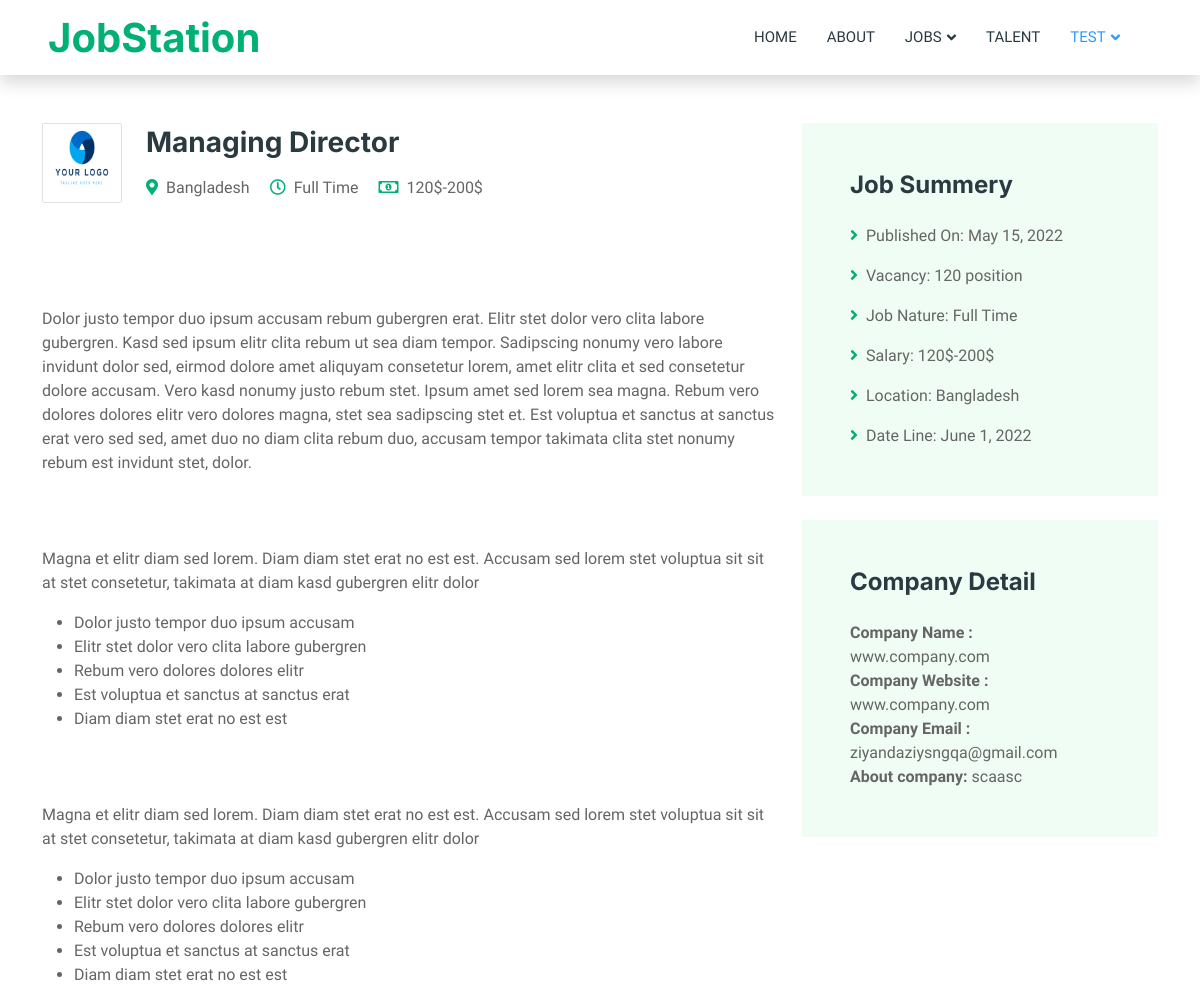
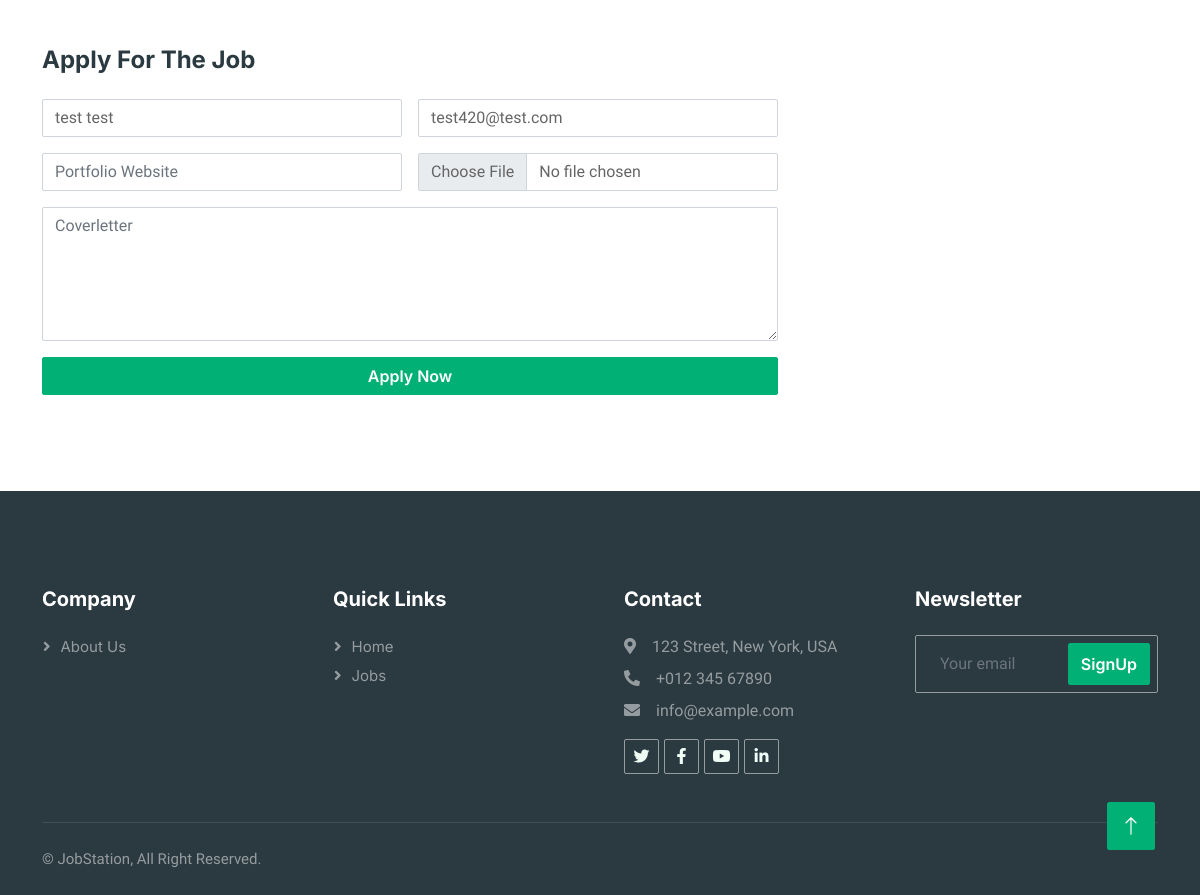
Screenshot of /jobs/job_post_details/1 (signed in) with the database file from the repository (2 pictures, top to bottom).
### main/models.py (models this page shows)
class User(AbstractUser):
    type = (
        ("", ""),
        ("Admin", "Admin"),
        ("Job Seeker", "Job Seeker"),
        ("Job Provider", "Job Provider"),
    )
    user_type = models.CharField(max_length=20, choices=type, default="")

### job_posts/models.py (models this page shows, shortened)
class Jobs(models.Model):
    class Meta:
        verbose_name_plural = 'Jobs'
    user = models.ForeignKey(User, on_delete=models.CASCADE)
    user_profile = models.ForeignKey(job_provider_profile, on_delete=models.CASCADE)
    Job_title = models.CharField(max_length=255, null=True, blank=True)
    location = models.CharField(max_length=255, null=True, blank=True)
    nature = (
        ("Part Time", "Part Time"),
        ("Full Time", "Full Time"),
    )
    job_nature = models.CharField(max_length=20, choices=nature, default="Part Time")
    Salary = models.CharField(max_length=255, null=True, blank=True)
    vacancy = models.CharField(max_length=255, null=True, blank=True)
    Description = RichTextField(blank=True, null=True)
    Keywords = models.TextField(blank=True, null=True, default="")
    published_on = models.DateField(default=datetime.now(), blank=True)
    Date_Line = models.DateField(default=datetime.now(), blank=True)

### account/models.py (models this page shows, shortened)
class job_provider_profile(models.Model):
    class Meta:
        verbose_name_plural = 'Job Provider Profile'
    user = models.ForeignKey(User, on_delete=models.CASCADE)
    company_name = models.CharField(max_length=255, null=True, blank=True)
    company_logo = models.FileField(upload_to='job_provider/company_logo/', null=True, blank=True)
    company_website = models.CharField(max_length=255, null=True, blank=True)
    company_email = models.CharField(max_length=255, null=True, blank=True)
    About_company = models.TextField(null=True, blank=True)

### job_posts/views.py (the view)
# urls.py: path('/job_post_details/<int:pk>', views.job_post_details, name="job_post_details"),
def job_post_details(request, pk):
    if request.user.is_authenticated:
        get_post = Jobs.objects.get(id=pk)
        context = {'get_post':get_post}
        return render(request, "job-detail.html", context)
    else:
        return redirect('my_account')

### templates/job-detail.html (shortened to what this page needs)
{% extends 'base.html' %}
{% load static %}
{% block body %}
        <div class="container-xxl py-5 wow fadeInUp" data-wow-delay="0.1s">
            <div class="container">
                <div class="row gy-5 gx-4">
                    <div class="col-lg-8">
                        <div class="d-flex align-items-center mb-5">
                            <img class="flex-shrink-0 img-fluid border rounded" src="{% if get_post.user_profile.company_logo %}{{get_post.user_profile.company_logo.url}}{% else %}{% static 'img/user_img.png' %}{% endif %}" alt="" style="width: 80px; height: 80px;">
                            <div class="text-start ps-4">
                                <h3 class="mb-3">{{get_post.Job_title}}</h3>
                                <span class="text-truncate me-3"><i class="fa fa-map-marker-alt text-primary me-2"></i>{{get_post.location}}</span>
                                <span class="text-truncate me-3"><i class="far fa-clock text-primary me-2"></i>{{get_post.job_nature}}</span>
                                <span class="text-truncate me-0"><i class="far fa-money-bill-alt text-primary me-2"></i>{{get_post.Salary}}</span>
                            </div>
                        </div>
                        <div class="mb-5">
                            {{get_post.Description | safe}}
                        </div>
                        <div class="">
                            <h4 class="mb-4">Apply For The Job</h4>
                            <form method="POST" action="{% url 'apply_Job' %}" enctype="multipart/form-data">{% csrf_token %}
                                <div class="row g-3">
                                    <div class="col-12 col-sm-6">
                                        <input type="text" name="applicant_name" value="{{request.user.first_name}} {{request.user.first_name}}" class="form-control" placeholder="Your Name" required>
                                    </div>
                                    <div class="col-12 col-sm-6">
                                        <input type="email" name="applicant_email" value="{{request.user.email}}" class="form-control" placeholder="Your Email" required>
                                    </div>
                                    <div class="col-12 col-sm-6">
                                        <input type="text" name="applicant_protfolio_web" class="form-control" placeholder="Portfolio Website" required>
                                    </div>
                                    <div class="col-12 col-sm-6">
                                        <input type="file" name="applicant_file" class="form-control bg-white" required>
                                    </div>
                                    <div class="col-12">
                                        <textarea class="form-control" name="applicant_coverletter" rows="5" placeholder="Coverletter" required></textarea>
                                    </div>
                                    <div class="col-12">
                                        <button class="btn btn-primary w-100" type="submit">Apply Now</button>
                                    </div>
                                </div>
                            </form>
                        </div>
                    </div>
                    <div class="col-lg-4">
                        <div class="bg-light rounded p-5 mb-4 wow slideInUp" data-wow-delay="0.1s">
                            <h4 class="mb-4">Job Summery</h4>
                            <p><i class="fa fa-angle-right text-primary me-2"></i>Published On: {{get_post.published_on}}</p>
                            <p><i class="fa fa-angle-right text-primary me-2"></i>Vacancy: {{get_post.vacancy}}</p>
                            <p><i class="fa fa-angle-right text-primary me-2"></i>Job Nature: {{get_post.job_nature}}</p>
                            <p><i class="fa fa-angle-right text-primary me-2"></i>Salary: {{get_post.Salary}}</p>
                            <p><i class="fa fa-angle-right text-primary me-2"></i>Location: {{get_post.location}}</p>
                            <p class="m-0"><i class="fa fa-angle-right text-primary me-2"></i>Date Line: {{get_post.Date_Line}}</p>
                        </div>
                        <div class="bg-light rounded p-5 wow slideInUp" data-wow-delay="0.1s">
                            <h4 class="mb-4">Company Detail</h4>
                            <p class="m-0"><b>Company Name :</b> {{get_post.user_profile.company_name}}</p>
                            <p class="m-0"><b>Company Website :</b> {{get_post.user_profile.company_website}}</p>
                            <p class="m-0"><b>Company Email :</b> {{get_post.user_profile.company_email}}</p>
                            <p class="m-0"><b>About company:</b> {{get_post.user_profile.About_company}}</p>
                        </div>
                    </div>
                </div>
            </div>
        </div>
{% endblock %}

### templates/base.html (shortened to what this page needs)
{% load static %}
<!DOCTYPE html>
<html lang="en">
<head>
    <link href="https://cdnjs.cloudflare.com/ajax/libs/font-awesome/5.10.0/css/all.min.css" rel="stylesheet">
    <link href="https://cdn.jsdelivr.net/npm/bootstrap-icons@1.4.1/font/bootstrap-icons.css" rel="stylesheet">
    <link href="{% static '' %}lib/animate/animate.min.css" rel="stylesheet">
    <link href="{% static '' %}lib/owlcarousel/assets/owl.carousel.min.css" rel="stylesheet">
    <link href="{% static 'css/bootstrap.min.css' %}" rel="stylesheet">
    <link href="{% static 'css/style.css' %}" rel="stylesheet">
</head>
<body>
    <div class="container-xxl bg-white p-0">
        <nav class="navbar navbar-expand-lg bg-white navbar-light shadow sticky-top p-0">
            <a href="{% url 'index' %}" class="navbar-brand d-flex align-items-center text-center py-0 px-4 px-lg-5">
                <h1 class="m-0 text-primary">JobStation</h1>
            </a>
            <div class="collapse navbar-collapse" id="navbarCollapse">
                <div class="navbar-nav ms-auto p-4 p-lg-0" style="margin-right:50px;">
                    <a href="{% url 'index' %}" class="nav-item nav-link {% block home_active %}{% endblock %}">Home</a>
                    <a href="{% url 'about' %}" class="nav-item nav-link {% block about_active %}{% endblock %}">About</a>
                    <div class="nav-item dropdown">
                        <a href="#" class="nav-link dropdown-toggle" data-bs-toggle="dropdown">Jobs</a>
                    </div>
                    <a href="{% url 'talent' %}" class="nav-item nav-link {% block talent_active %}{% endblock %}">Talent</a>
                    {% if request.user.is_authenticated %}
                    <div class="nav-item dropdown">
                        <a href="#" class="nav-link dropdown-toggle" data-bs-toggle="dropdown" style="color:#2B9BFF;">{% if request.user.first_name %}{{request.user.first_name}}{% else %}{{request.user.email}}{% endif %}</a>
                    </div>
                    {% else %}
                    <a href="{% url 'my_account' %}" class="nav-item nav-link {% block account_active %}{% endblock %}">login/signup</a>
                    {% endif %}
                </div>
            </div>
        </nav>
        {% block body %}{% endblock %}
        <div class="container-fluid bg-dark text-white-50 footer pt-5 mt-5 wow fadeIn" data-wow-delay="0.1s">
            <div class="container py-5">
                <div class="row g-5">
                    <div class="col-lg-3 col-md-6">
                        <h5 class="text-white mb-4">Company</h5>
                        <a class="btn btn-link text-white-50" href="{% url 'about' %}">About Us</a>
                    </div>
                    <div class="col-lg-3 col-md-6">
                        <h5 class="text-white mb-4">Quick Links</h5>
                        <a class="btn btn-link text-white-50" href="{% url 'index' %}">Home</a>
                        <a class="btn btn-link text-white-50" href="{% url 'jobs' %}">Jobs</a>
                    </div>
                    <div class="col-lg-3 col-md-6">
                        <h5 class="text-white mb-4">Contact</h5>
                        <p class="mb-2"><i class="fa fa-map-marker-alt me-3"></i>123 Street, New York, USA</p>
                        <p class="mb-2"><i class="fa fa-phone-alt me-3"></i>+012 345 67890</p>
                        <p class="mb-2"><i class="fa fa-envelope me-3"></i>info@example.com</p>
                        <div class="d-flex pt-2">
                            <a class="btn btn-outline-light btn-social" href=""><i class="fab fa-twitter"></i></a>
                            <a class="btn btn-outline-light btn-social" href=""><i class="fab fa-facebook-f"></i></a>
                            <a class="btn btn-outline-light btn-social" href=""><i class="fab fa-youtube"></i></a>
                            <a class="btn btn-outline-light btn-social" href=""><i class="fab fa-linkedin-in"></i></a>
                        </div>
                    </div>
                    <div class="col-lg-3 col-md-6">
                        <h5 class="text-white mb-4">Newsletter</h5>
                        <form method="POST" action="{% url 'newsletter' %}">{% csrf_token %}
                            <div class="position-relative mx-auto" style="max-width: 400px;">
                                <input class="form-control bg-transparent w-100 py-3 ps-4 pe-5" type="email" name="newsletter_email" placeholder="Your email">
                                <button type="submit" class="btn btn-primary py-2 position-absolute top-0 end-0 mt-2 me-2">SignUp</button>
                            </div>
                        </form>
                    </div>
                </div>
            </div>
            <div class="container">
                <div class="copyright">
                    <div class="row">
                        <div class="col-md-6 text-center text-md-start mb-3 mb-md-0">
                            &copy; JobStation, All Right Reserved.
                        </div>
                    </div>
                </div>
            </div>
        </div>
        <a href="#" class="btn btn-lg btn-primary btn-lg-square back-to-top"><i class="bi bi-arrow-up"></i></a>
    </div>
</body>
</html>

### static/css/style.css (style rules this page uses)
:root { --primary: #00B074; --secondary: #2B9BFF; --light: #EFFDF5; --dark: #2B3940; }
.back-to-top { position: fixed; display: none; right: 45px; bottom: 45px; z-index: 99; }
.btn { font-family: 'Inter', sans-serif; font-weight: 600; transition: .5s; }
.btn.btn-primary, .btn.btn-secondary { color: #FFFFFF; }
.btn-lg-square { width: 48px; height: 48px; }
.btn-square, .btn-sm-square, .btn-lg-square { padding: 0; display: flex; align-items: center; justify-content: center; font-weight: normal; border-radius: 2px; }
.navbar .dropdown-toggle::after { border: none; content: "\f107"; font-family: "Font Awesome 5 Free"; font-weight: 900; vertical-align: middle; margin-left: 5px; transition: .5s; }
.navbar-dark .navbar-nav .nav-link, .navbar-light .navbar-nav .nav-link { margin-right: 30px; padding: 25px 0; color: #FFFFFF; font-size: 15px; text-transform: uppercase; outline: none; }
.navbar-light .navbar-brand, .navbar-light a.btn { height: 75px; }
.navbar-light .navbar-nav .nav-link { color: var(--dark); font-weight: 500; }
.navbar-light.sticky-top { top: -100px; transition: .5s; }
.footer .btn.btn-social { margin-right: 5px; width: 35px; height: 35px; display: flex; align-items: center; justify-content: center; color: var(--light); border: 1px solid rgba(255,255,255,0.5); border-radius: 2px; transition: .3s; }
.footer .btn.btn-link { display: block; margin-bottom: 5px; padding: 0; text-align: left; font-size: 15px; font-weight: normal; text-transform: capitalize; transition: .3s; }
.footer .btn.btn-link::before { position: relative; content: "\f105"; font-family: "Font Awesome 5 Free"; font-weight: 900; margin-right: 10px; }
.footer .form-control { border-color: rgba(255,255,255,0.5); }
.footer .copyright { padding: 25px 0; font-size: 15px; border-top: 1px solid rgba(256, 256, 256, .1); }

### rows the page displays
User: user.first_name "TEST", applicant_name "test test", applicant_email "test420@test.com"
Jobs: user_profile.company_logo (picture), Job_title "Managing Director", location "Bangladesh", job_nature "Full Time", Salary "120$-200$", Description "Dolor justo tempor duo ipsum accusam rebum gubergren erat. Elitr stet dolor vero clita labore gubergren. Kasd sed ipsum elitr clita rebum ut sea diam tempor. Sadipscing nonumy vero labore invidunt dolor sed, eirmod dolore amet aliquyam consetetur lorem, amet elitr clita et sed consetetur dolore accusam. Vero kasd nonumy justo rebum stet. Ipsum amet sed lorem sea magna. Rebum vero dolores dolores elitr vero dolores magna, stet sea sadipscing stet et. Est voluptua et sanctus at sanctus erat vero sed sed, amet duo no diam clita rebum duo, accusam tempor takimata clita stet nonumy rebum est invidunt stet, dolor. Magna et elitr diam sed lorem. Diam diam stet erat no est est. Accusam sed lorem…", published_on "May 15, 2022", vacancy "120 position", Date_Line "June 1, 2022", user_profile.company_name "www.company.com", user_profile.company_website "www.company.com", user_profile.company_email "ziyandaziysngqa@gmail.com", user_profile.About_company "scaasc"
